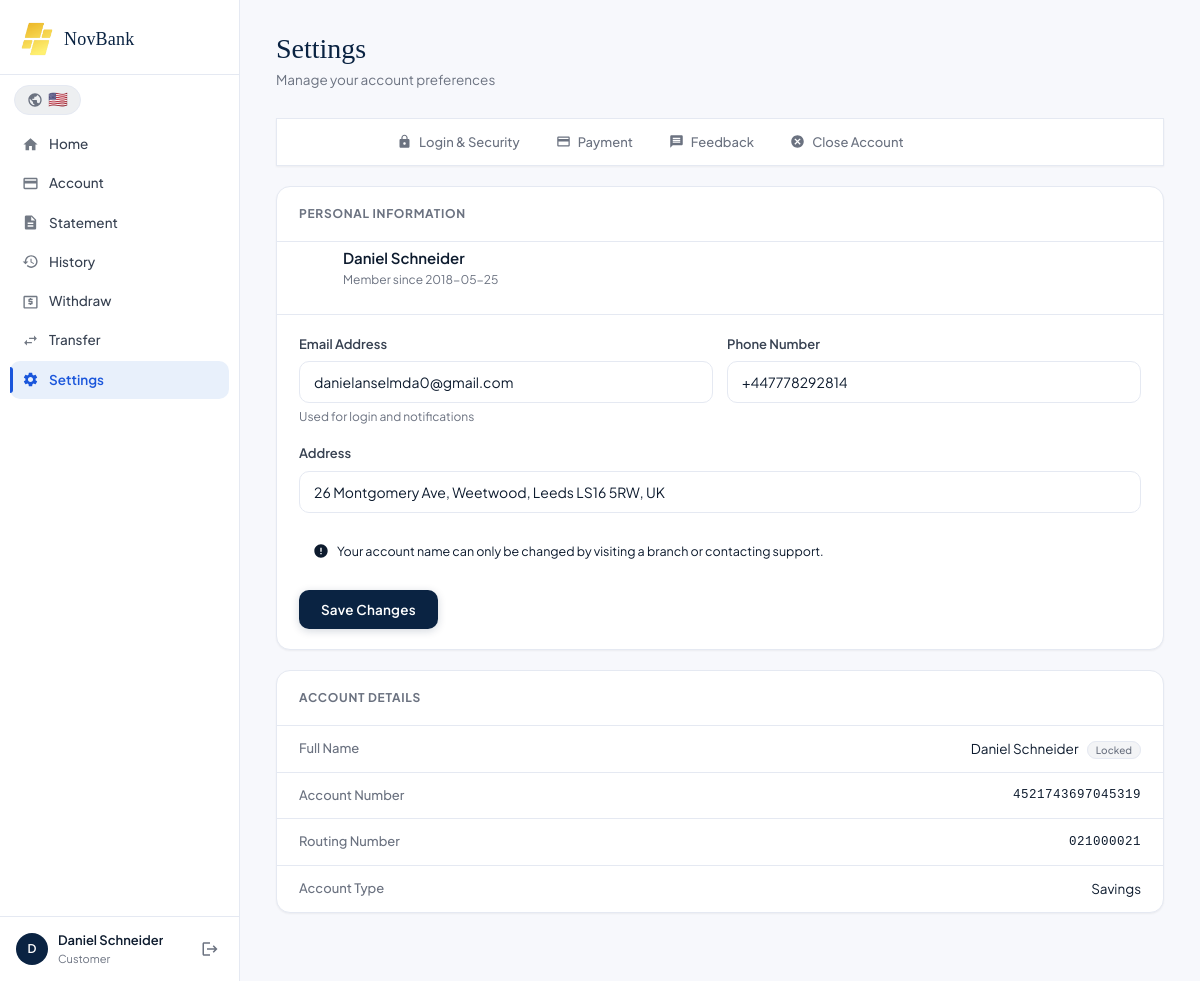
The page /settings (signed in) on the database its author committed.
### tables this page shows
CREATE TABLE users (
        id INTEGER PRIMARY KEY AUTOINCREMENT,
        name TEXT NOT NULL,
        email TEXT UNIQUE NOT NULL,
        password TEXT NOT NULL,
        role TEXT DEFAULT 'customer',
        account_number TEXT UNIQUE,
        account_type TEXT DEFAULT 'Checking',
        balance REAL DEFAULT 0.0,
        routing_number TEXT DEFAULT '021000021',
        phone TEXT DEFAULT '',
        address TEXT DEFAULT '',
        frozen INTEGER DEFAULT 0,
        transfers_enabled INTEGER DEFAULT 0,
        created_at TEXT DEFAULT CURRENT_TIMESTAMP
    , member_since TEXT DEFAULT CURRENT_TIMESTAMP);

### app.py (the view)
@app.route("/settings")
@login_required
def settings():
    con = get_db()
    user = con.execute("SELECT * FROM users WHERE id=?", (session["user_id"],)).fetchone()
    con.close()
    return render_template("settings.html", user=user)

### app.py (called while the page is built)
def get_db():
    con = sqlite3.connect(DB)
    con.row_factory = sqlite3.Row
    return con

def login_required(f):
    from functools import wraps
    @wraps(f)
    def decorated(*args, **kwargs):
        if "user_id" not in session:
            return redirect(url_for("login"))
        return f(*args, **kwargs)
    return decorated

### templates/settings.html (shortened to what this page needs)
{% extends "base.html" %}
{% block content %}
<div class="page-header">
  <div>
    <h1 class="page-title">Settings</h1>
    <p class="page-sub">Manage your account preferences</p>
  </div>
</div>
<div class="settings-tabs">
  <button class="stab active" data-tab="profile">
    <svg viewBox="0 0 24 24"><path d="M12 12c2.7 0 4.8-2.1 4.8-4.8S14.7 2.4 12 2.4 7.2 4.5 7.2 7.2 9.3 12 12 12zm0 2.4c-3.2 0-9.6 1.6-9.6 4.8v2.4h19.2v-2.4c0-3.2-6.4-4.8-9.6-4.8z"/></svg>
  </button>
  <button class="stab" data-tab="login">
    <svg viewBox="0 0 24 24"><path d="M18 8h-1V6c0-2.76-2.24-5-5-5S7 3.24 7 6v2H6c-1.1 0-2 .9-2 2v10c0 1.1.9 2 2 2h12c1.1 0 2-.9 2-2V10c0-1.1-.9-2-2-2zm-6 9c-1.1 0-2-.9-2-2s.9-2 2-2 2 .9 2 2-.9 2-2 2zm3.1-9H8.9V6c0-1.71 1.39-3.1 3.1-3.1 1.71 0 3.1 1.39 3.1 3.1v2z"/></svg>
    Login & Security
  </button>
  <button class="stab" data-tab="payment">
    <svg viewBox="0 0 24 24"><path d="M20 4H4c-1.11 0-2 .89-2 2v12c0 1.11.89 2 2 2h16c1.11 0 2-.89 2-2V6c0-1.11-.89-2-2-2zm0 14H4v-6h16v6zm0-10H4V6h16v2z"/></svg>
    Payment
  </button>
  <button class="stab" data-tab="feedback">
    <svg viewBox="0 0 24 24"><path d="M20 2H4c-1.1 0-2 .9-2 2v18l4-4h14c1.1 0 2-.9 2-2V4c0-1.1-.9-2-2-2zm-2 12H6v-2h12v2zm0-3H6V9h12v2zm0-3H6V6h12v2z"/></svg>
    Feedback
  </button>
  <button class="stab" data-tab="close">
    <svg viewBox="0 0 24 24"><path d="M12 2C6.47 2 2 6.47 2 12s4.47 10 10 10 10-4.47 10-10S17.53 2 12 2zm5 13.59L15.59 17 12 13.41 8.41 17 7 15.59 10.59 12 7 8.41 8.41 7 12 10.59 15.59 7 17 8.41 13.41 12 17 15.59z"/></svg>
    Close Account
  </button>
</div>
<div class="stab-content active" id="tab-profile">
  <div class="section-card">
    <div class="section-card-header">
      <h2 class="section-card-title" data-i18n="Personal Information">Personal Information</h2>
    </div>
    <div class="profile-avatar-row">
      <div class="profile-avatar">{{ user['name'][0] }}</div>
      <div>
        <div class="profile-name">{{ user['name'] }}</div>
        <div class="profile-since">Member since {{ user['member_since'][:10] if user['member_since'] else user['created_at'][:10] }}</div>
      </div>
    </div>
    <form method="POST" action="{{ url_for('update_profile') }}">
      <div class="form-row-2">
        <div class="form-group">
          <label>Email Address</label>
          <input type="email" name="email" value="{{ user['email'] }}" required>
          <span class="form-hint">Used for login and notifications</span>
        </div>
        <div class="form-group">
          <label>Phone Number</label>
          <input type="text" name="phone" value="{{ user['phone'] or '' }}" placeholder="+1 234 567 8900">
        </div>
      </div>
      <div class="form-group">
        <label>Address</label>
        <input type="text" name="address" value="{{ user['address'] or '' }}" placeholder="Your home address">
      </div>
      <div class="form-note">
        <svg viewBox="0 0 24 24"><path d="M12 2C6.48 2 2 6.48 2 12s4.48 10 10 10 10-4.48 10-10S17.52 2 12 2zm1 15h-2v-2h2v2zm0-4h-2V7h2v6z"/></svg>
        Your account name can only be changed by visiting a branch or contacting support.
      </div>
      <button type="submit" class="btn-primary" data-i18n="Save Changes">Save Changes</button>
    </form>
  </div>
  <div class="section-card">
    <div class="section-card-header">
      <h2 class="section-card-title">Account Details</h2>
    </div>
    <div class="detail-rows">
      <div class="detail-row">
        <span class="dr-label">Full Name</span>
        <span class="dr-value">{{ user['name'] }} <span class="locked-badge">Locked</span></span>
      </div>
      <div class="detail-row">
        <span class="dr-label">Account Number</span>
        <span class="dr-value mono">{{ user['account_number'] }}</span>
      </div>
      <div class="detail-row">
        <span class="dr-label">Routing Number</span>
        <span class="dr-value mono">{{ user['routing_number'] }}</span>
      </div>
      <div class="detail-row">
        <span class="dr-label">Account Type</span>
        <span class="dr-value">{{ user['account_type'] }}</span>
      </div>
    </div>
  </div>
</div>
{% endblock %}

### templates/base.html (shortened to what this page needs)
<!DOCTYPE html>
<html lang="en">
<head>
<link rel="stylesheet" href="{{ url_for('static', filename='css/style.css') }}">
</head>
<body>
{% if session.get('user_id') %}
<div class="app-shell">
  <aside class="sidebar" id="sidebar">
    <div class="sidebar-logo">
      <img src="{{ url_for('static', filename='logo.png') }}" class="logo-img" alt="NovBank Logo">
      <span class="logo-text">NovBank</span>
    </div>
    <div style="padding:10px 14px 0"><div id="lang-switcher-container"></div></div>
    <nav class="sidebar-nav">
      {% if session.get('role') == 'admin' %}
        <a href="{{ url_for('admin_dashboard') }}" class="nav-link {% if request.endpoint == 'admin_dashboard' %}active{% endif %}">
          <svg viewBox="0 0 24 24"><path d="M3 13h8V3H3v10zm0 8h8v-6H3v6zm10 0h8V11h-8v10zm0-18v6h8V3h-8z"/></svg>
          Dashboard
        </a>
        <a href="{{ url_for('admin_customers') }}" class="nav-link {% if 'customer' in request.endpoint %}active{% endif %}">
          <svg viewBox="0 0 24 24"><path d="M16 11c1.66 0 2.99-1.34 2.99-3S17.66 5 16 5c-1.66 0-3 1.34-3 3s1.34 3 3 3zm-8 0c1.66 0 2.99-1.34 2.99-3S9.66 5 8 5C6.34 5 5 6.34 5 8s1.34 3 3 3zm0 2c-2.33 0-7 1.17-7 3.5V19h14v-2.5c0-2.33-4.67-3.5-7-3.5zm8 0c-.29 0-.62.02-.97.05 1.16.84 1.97 1.97 1.97 3.45V19h6v-2.5c0-2.33-4.67-3.5-7-3.5z"/></svg>
          Customers
        </a>
        <a href="{{ url_for('admin_transactions') }}" class="nav-link {% if request.endpoint == 'admin_transactions' %}active{% endif %}">
          <svg viewBox="0 0 24 24"><path d="M20 4H4c-1.11 0-2 .89-2 2v12c0 1.11.89 2 2 2h16c1.11 0 2-.89 2-2V6c0-1.11-.89-2-2-2zm0 14H4v-6h16v6zm0-10H4V6h16v2z"/></svg>
          Transactions
        </a>
        <a href="{{ url_for('admin_withdrawals') }}" class="nav-link {% if request.endpoint == 'admin_withdrawals' %}active{% endif %}">
          <svg viewBox="0 0 24 24"><path d="M11 17h2v-1h1c.55 0 1-.45 1-1v-3c0-.55-.45-1-1-1h-3v-1h4v-2h-2V7h-2v1h-1c-.55 0-1 .45-1 1v3c0 .55.45 1 1 1h3v1H9v2h2v1zm9-13H4c-1.11 0-2 .89-2 2v14c0 1.11.89 2 2 2h16c1.11 0 2-.89 2-2V6c0-1.11-.89-2-2-2zm0 16H4V6h16v14z"/></svg>
          Withdrawals
        </a>
        <a href="{{ url_for('admin_add_customer') }}" class="nav-link {% if request.endpoint == 'admin_add_customer' %}active{% endif %}">
          <svg viewBox="0 0 24 24"><path d="M15 12c2.21 0 4-1.79 4-4s-1.79-4-4-4-4 1.79-4 4 1.79 4 4 4zm-9-2V7H4v3H1v2h3v3h2v-3h3v-2H6zm9 4c-2.67 0-8 1.34-8 4v2h16v-2c0-2.66-5.33-4-8-4z"/></svg>
          Add Customer
        </a>
      {% else %}
        <a href="{{ url_for('dashboard') }}" class="nav-link {% if request.endpoint == 'dashboard' %}active{% endif %}">
          <svg viewBox="0 0 24 24"><path d="M10 20v-6h4v6h5v-8h3L12 3 2 12h3v8z"/></svg>
          Home
        </a>
        <a href="{{ url_for('account') }}" class="nav-link {% if request.endpoint == 'account' %}active{% endif %}">
          <svg viewBox="0 0 24 24"><path d="M20 4H4c-1.11 0-2 .89-2 2v12c0 1.11.89 2 2 2h16c1.11 0 2-.89 2-2V6c0-1.11-.89-2-2-2zm0 14H4v-6h16v6zm0-10H4V6h16v2z"/></svg>
          Account
        </a>
        <a href="{{ url_for('statement') }}" class="nav-link {% if request.endpoint == 'statement' %}active{% endif %}">
          <svg viewBox="0 0 24 24"><path d="M14 2H6c-1.1 0-2 .9-2 2v16c0 1.1.9 2 2 2h12c1.1 0 2-.9 2-2V8l-6-6zm2 16H8v-2h8v2zm0-4H8v-2h8v2zm-3-5V3.5L18.5 9H13z"/></svg>
          Statement
        </a>
        <a href="{{ url_for('history') }}" class="nav-link {% if request.endpoint == 'history' %}active{% endif %}">
          <svg viewBox="0 0 24 24"><path d="M13 3c-4.97 0-9 4.03-9 9H1l3.89 3.89.07.14L9 12H6c0-3.87 3.13-7 7-7s7 3.13 7 7-3.13 7-7 7c-1.93 0-3.68-.79-4.94-2.06l-1.42 1.42C8.27 19.99 10.51 21 13 21c4.97 0 9-4.03 9-9s-4.03-9-9-9zm-1 5v5l4.28 2.54.72-1.21-3.5-2.08V8H12z"/></svg>
          History
        </a>
        <a href="{{ url_for('withdraw') }}" class="nav-link {% if request.endpoint == 'withdraw' %}active{% endif %}">
          <svg viewBox="0 0 24 24"><path d="M11 17h2v-1h1c.55 0 1-.45 1-1v-3c0-.55-.45-1-1-1h-3v-1h4v-2h-2V7h-2v1h-1c-.55 0-1 .45-1 1v3c0 .55.45 1 1 1h3v1H9v2h2v1zm9-13H4c-1.11 0-2 .89-2 2v14c0 1.11.89 2 2 2h16c1.11 0 2-.89 2-2V6c0-1.11-.89-2-2-2zm0 16H4V6h16v14z"/></svg>
          Withdraw
        </a>
        <a href="{{ url_for('transfer') }}" class="nav-link {% if request.endpoint == 'transfer' %}active{% endif %}">
          <svg viewBox="0 0 24 24"><path d="M6.99 11L3 15l3.99 4v-3H14v-2H6.99v-3zM21 9l-3.99-4v3H10v2h7.01v3L21 9z"/></svg>
          Transfer
        </a>
        <a href="{{ url_for('settings') }}" class="nav-link {% if request.endpoint == 'settings' %}active{% endif %}">
          Settings
        </a>
      {% endif %}
    </nav>
    <div class="sidebar-footer">
      <div class="user-info-small">
        <div class="avatar-sm">{{ session.get('name', 'U')[0] }}</div>
        <div>
          <div class="user-name-sm">{{ session.get('name') }}</div>
          <div class="user-role-sm">{{ session.get('role')|capitalize }}</div>
        </div>
      </div>
      <a href="{{ url_for('logout') }}" class="logout-link" title="Sign out">
        <svg viewBox="0 0 24 24"><path d="M17 7l-1.41 1.41L18.17 11H8v2h10.17l-2.58 2.58L17 17l5-5zM4 5h8V3H4c-1.1 0-2 .9-2 2v14c0 1.1.9 2 2 2h8v-2H4V5z"/></svg>
      </a>
    </div>
  </aside>
  <main class="main-content" id="main-content">
    {% block content %}{% endblock %}
  </main>
</div>
{% else %}
  {% block auth %}{% endblock %}
{% endif %}
</body>
</html>

### templates/settings.html (style rules this page uses)
.settings-tabs { display: flex; gap: 4px; margin-bottom: 20px; background: var(--bg-card); border: 1px solid var(--border); border-radius: var(--radius-lg); padding: 6px; overflow-x: auto; -webkit-overflow-scrolling: touch; scrollbar-width: none; }
.stab { display: flex; align-items: center; gap: 7px; padding: 9px 16px; border: none; border-radius: 8px; background: transparent; color: var(--text-muted); font-size: 13px; font-family: var(--font); font-weight: 500; cursor: pointer; white-space: nowrap; transition: background 0.15s, color 0.15s; }
.stab svg { width: 15px; height: 15px; fill: currentColor; flex-shrink: 0; }
.stab.active { background: var(--primary); color: #fff; }
.stab-content { display: none; }
.stab-content.active { display: block; }
.profile-avatar-row { display: flex; align-items: center; gap: 14px; margin-bottom: 20px; padding-bottom: 20px; border-bottom: 1px solid var(--border); }
.profile-avatar { width: 52px; height: 52px; border-radius: 50%; background: var(--primary); color: #fff; font-size: 20px; font-weight: 600; display: flex; align-items: center; justify-content: center; flex-shrink: 0; }
.profile-name { font-size: 15px; font-weight: 600; color: var(--text); }
.profile-since { font-size: 12px; color: var(--text-muted); margin-top: 2px; }
.form-row-2 { display: grid; grid-template-columns: 1fr 1fr; gap: 14px; }
.form-note { display: flex; align-items: flex-start; gap: 8px; background: var(--primary-light); border-radius: 8px; padding: 11px 14px; margin: 4px 0 18px; font-size: 12.5px; color: var(--accent); line-height: 1.5; }
.form-note svg { width: 16px; height: 16px; fill: currentColor; flex-shrink: 0; margin-top: 1px; }
.locked-badge { font-size: 10px; padding: 2px 8px; background: #f3f4f6; color: var(--text-muted); border-radius: 20px; margin-left: 6px; font-weight: 500; border: 1px solid var(--border); }

### rows shown on the page
users: get "Daniel Schneider", get "Customer", name "Daniel Schneider", member_since "2018-05-25", email "danielanselmda0@gmail.com", phone "+447778292814", address "26 Montgomery Ave, Weetwood, Leeds LS16 5RW, UK", account_number "4521743697045319", routing_number "021000021", account_type "Savings"

### other values the page prints
{{ session.get('name', 'U')[0] }} "D"
